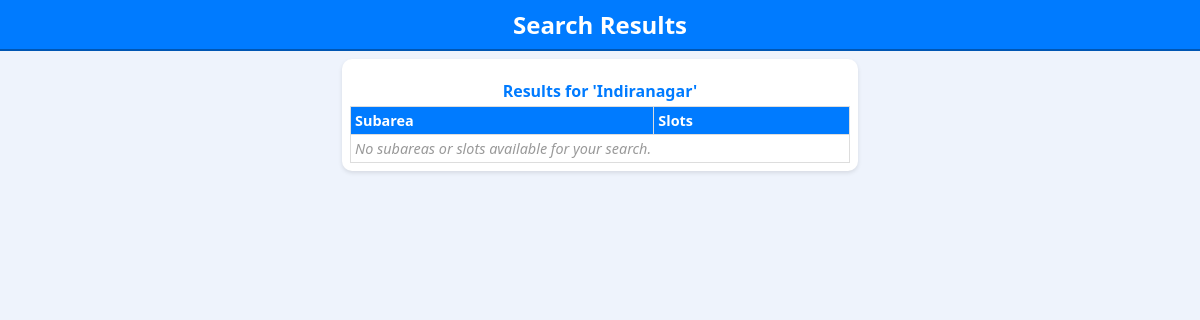
/parking/search_area/?q=Indiranagar, run on an earlier commit of the app's database.
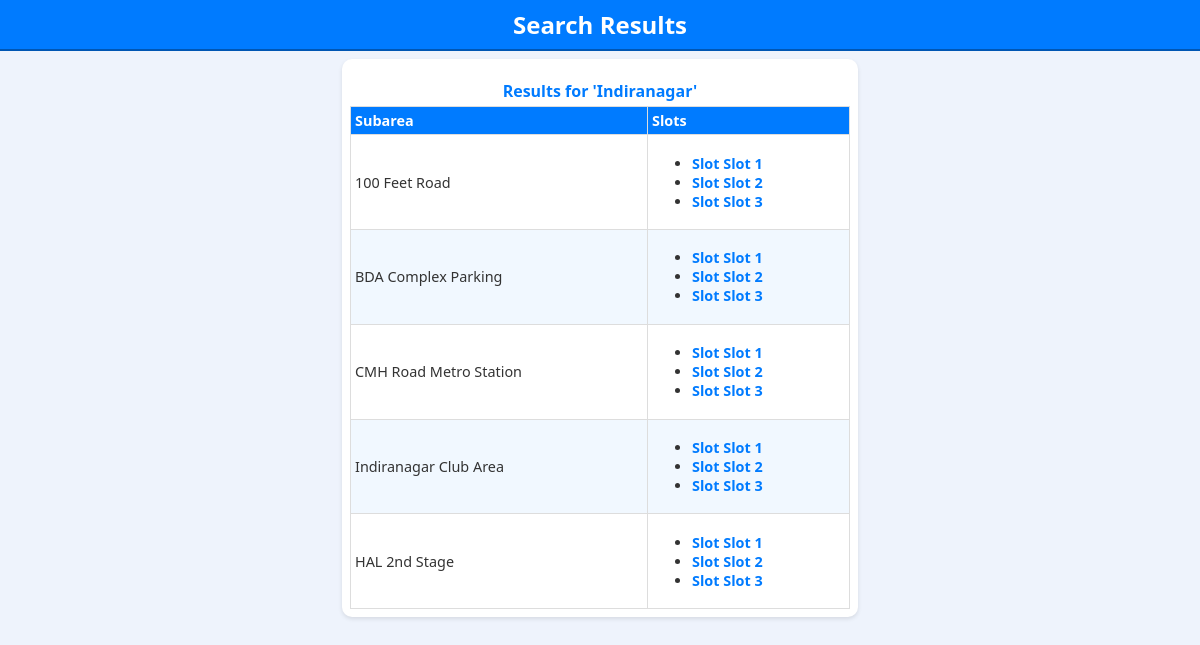
And on a later commit of the database.
### parking/models.py (models this page shows, shortened)
class Area(models.Model):
    name = models.CharField(max_length=100)
    description = models.TextField()

class SubArea(models.Model):
    area = models.ForeignKey(Area, on_delete=models.CASCADE, related_name='subareas')
    name = models.CharField(max_length=100)
    description = models.TextField(blank=True)

class ParkingSlot(models.Model):
    sub_area = models.ForeignKey(SubArea, on_delete=models.CASCADE, related_name='parkingslots')
    slot_number = models.CharField(max_length=20)
    slot_type = models.CharField(max_length=20, choices=[('covered', 'Covered'), ('open', 'Open')], default='open')
    is_available = models.BooleanField(default=True)
    class Meta:
        unique_together = ('sub_area', 'slot_number')

### parking/views.py (the view)
# urls.py: path('search_area/', views.search_area, name='search_area'),
def search_area(request):
    query = request.GET.get('q', '')
    areas = Area.objects.filter(name__icontains=query) if query else Area.objects.all()
    subareas = SubArea.objects.filter(area__in=areas).prefetch_related('parkingslots')
    booked_slots = ParkingSlot.objects.filter(is_available=False)
    booked_slot_ids = json.dumps(list(booked_slots.values_list('id', flat=True)), cls=DjangoJSONEncoder)
    return render(request, 'parking/search_results.html', {
        'areas': areas,
        'subareas': subareas,
        'query': query,
        'booked_slots': booked_slot_ids  # Pass booked slots to the template as JSON
    })

### templates/parking/search_results.html (shortened to what this page needs)
{% load static %}
<!DOCTYPE html>
<html lang="en">
<head>
    <link rel="stylesheet" href="{% static 'css/styles.css' %}">
</head>
<body>
    <header class="site-header">
        <h1 class="page-title">Search Results</h1>
    </header>
    <main class="main-content">
        <section class="results-section">
            <h2 class="results-title">Results for '{{ query }}'</h2>
            <div class="results-card">
                <table class="results-table">
                    <thead>
                        <tr>
                            <th>Subarea</th>
                            <th>Slots</th>
                        </tr>
                    </thead>
                    <tbody>
                        {% for subarea in subareas %}
                            <tr>
                                <td class="subarea-name">{{ subarea.name }}</td>
                                <td>
                                    <ul class="slots-list">
                                        {% for slot in subarea.parkingslots.all %}
                                            <li class="slot-item" data-slot-id="{{ slot.id }}">
                                                <a class="slot-link" href="{% url 'parking:book_slot' slot.id %}">Slot {{ slot.slot_number }}</a>
                                            </li>
                                        {% empty %}
                                            <li class="no-slots">No slots available in this subarea.</li>
                                        {% endfor %}
                                    </ul>
                                </td>
                            </tr>
                        {% empty %}
                            <tr>
                                <td colspan="2" class="no-results">No subareas or slots available for your search.</td>
                            </tr>
                        {% endfor %}
                    </tbody>
                </table>
            </div>
        </section>
    </main>
</body>
</html>

What changed in the data, as far as the page shows it:
added Area: name "Indiranagar"
added SubArea: name "100 Feet Road"
added ParkingSlot: slot_number "Slot 1", shown under "100 Feet Road"
added ParkingSlot: slot_number "Slot 2", shown under "100 Feet Road"
added ParkingSlot: slot_number "Slot 3", shown under "100 Feet Road"
added SubArea: name "BDA Complex Parking"
added ParkingSlot: slot_number "Slot 1", shown under "BDA Complex Parking"
added ParkingSlot: slot_number "Slot 2", shown under "BDA Complex Parking"
added ParkingSlot: slot_number "Slot 3", shown under "BDA Complex Parking"
added SubArea: name "CMH Road Metro Station"
added ParkingSlot: slot_number "Slot 1", shown under "CMH Road Metro Station"
added ParkingSlot: slot_number "Slot 2", shown under "CMH Road Metro Station"
added ParkingSlot: slot_number "Slot 3", shown under "CMH Road Metro Station"
added SubArea: name "Indiranagar Club Area"
added ParkingSlot: slot_number "Slot 1", shown under "Indiranagar Club Area"
added ParkingSlot: slot_number "Slot 2", shown under "Indiranagar Club Area"
added ParkingSlot: slot_number "Slot 3", shown under "Indiranagar Club Area"
added SubArea: name "HAL 2nd Stage"
added ParkingSlot: slot_number "Slot 1", shown under "HAL 2nd Stage"
added ParkingSlot: slot_number "Slot 2", shown under "HAL 2nd Stage"
added ParkingSlot: slot_number "Slot 3", shown under "HAL 2nd Stage"
Also different on the page:
{{ query }}: "Indiranagar" → (not shown)
text no longer shown: "No subareas or slots available for your search."
